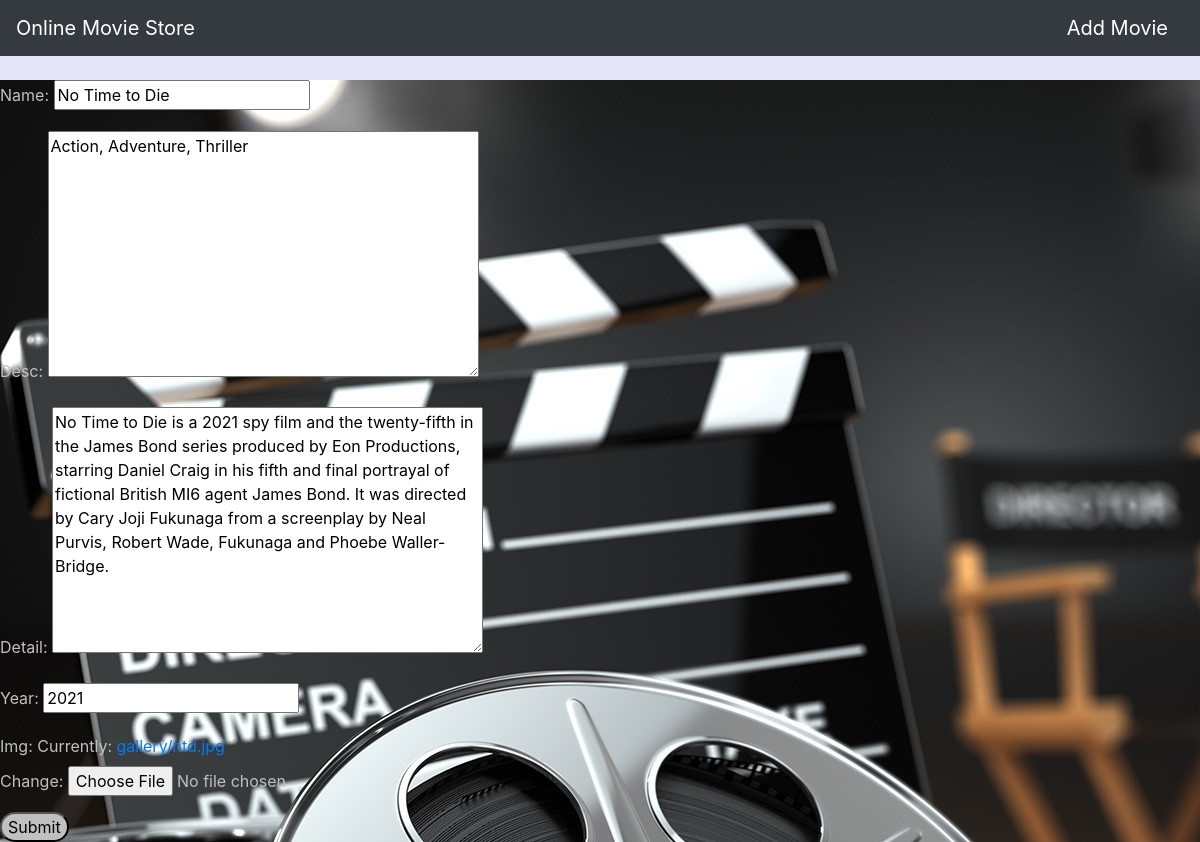
The app's page /update/5/ with its own data.
### movieapp/models.py (models this page shows)
class Movie(models.Model):
    name=models.CharField(max_length=250)
    desc=models.TextField()
    detail=models.TextField()
    year=models.IntegerField()
    img=models.ImageField(upload_to='gallery')

### movieapp/views.py (the view)
# urls.py: path('update/<int:id>/',views.updatemovie,name='update_movie'),
def updatemovie(request,id):
    movie=Movie.objects.get(id=id)
    form=movieform(request.POST or None,instance=movie)
    if form.is_valid():
        form.save()
        return redirect('/')
    return render(request,'update.html',{'form':form,'movie':movie})

### movieapp/forms.py
class movieform(forms.ModelForm):
    class Meta:
        model=Movie
        fields=['name','desc','detail','year','img']

### templates/update.html (shortened to what this page needs)
{% extends 'base.html' %}
{% load static %}
{% block body %}
<br>
<form method="post" enctype="multipart/form-data" style="color:silver;background-image:url({% static 'images/bg7.jpg' %});">
    {{form.as_p}}
    <input type="submit" style="border-radius:1em 1em 1em;background-color:silver;">
</form>
{% endblock %}

### static/style.css (style rules this page uses)
body { background-color:lavender; }

### records on screen
Movie: name "No Time to Die", desc "Action, Adventure, Thriller", detail "No Time to Die is a 2021 spy film and the twenty-fifth in the James Bond series produced by Eon Productions, starring Daniel Craig in his fifth and final portrayal of fictional British MI6 agent James Bond. It was directed by Cary Joji Fukunaga from a screenplay by Neal Purvis, Robert Wade, Fukunaga and Phoebe Waller-Bridge.", year "2021"
